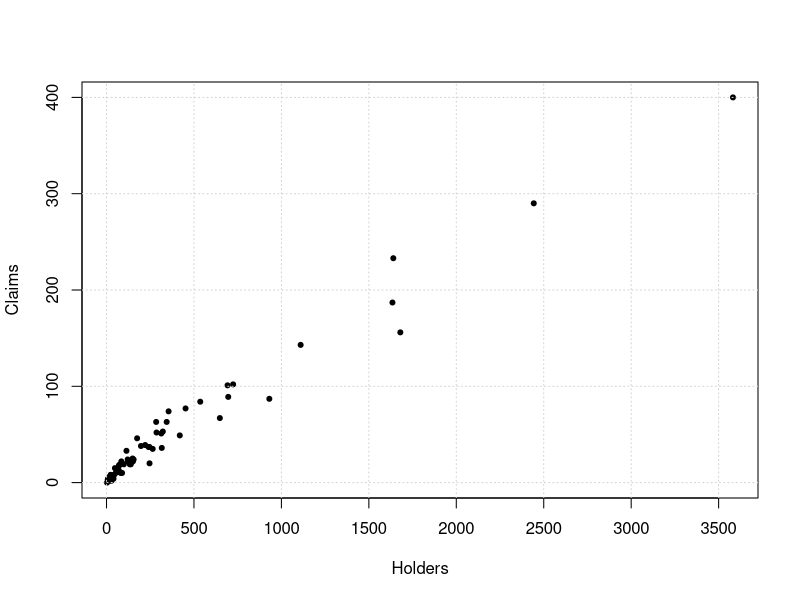
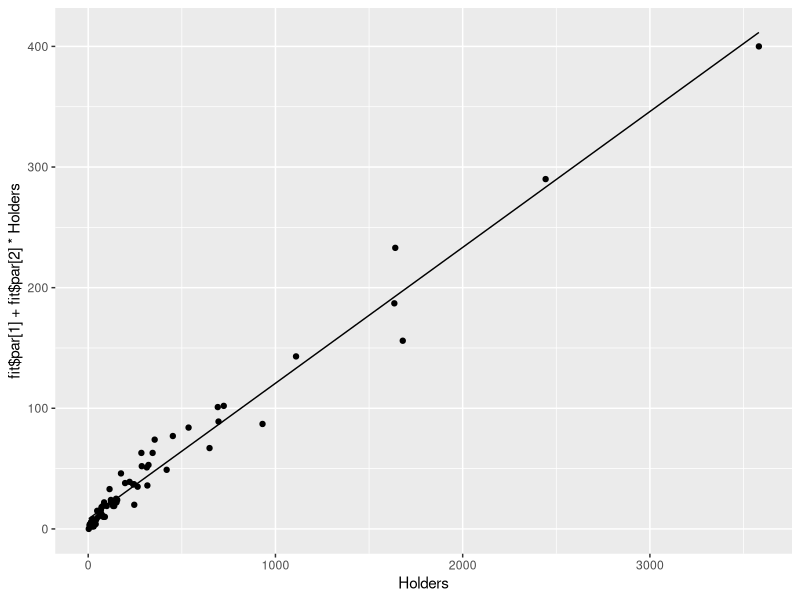
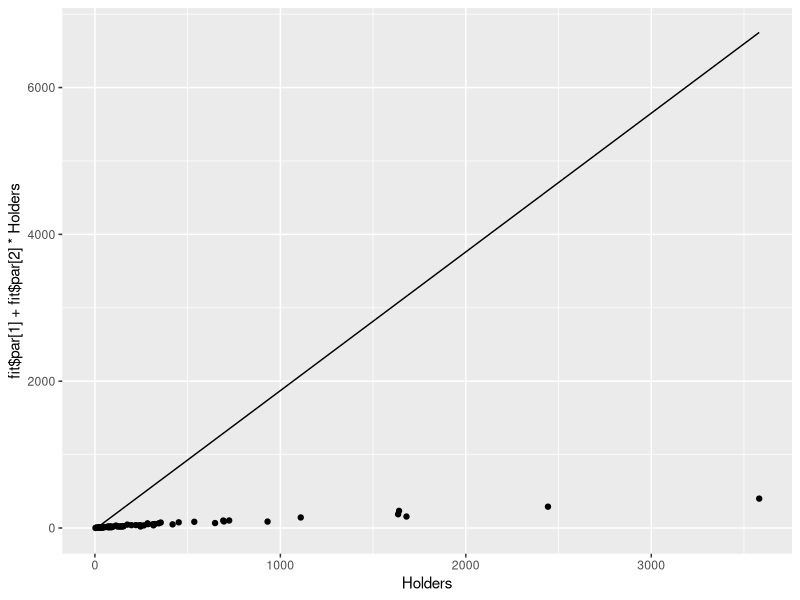
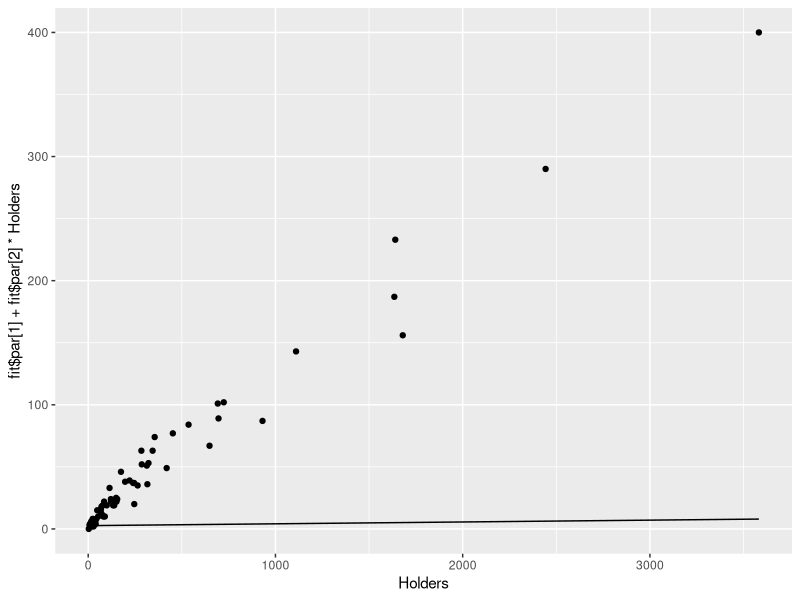
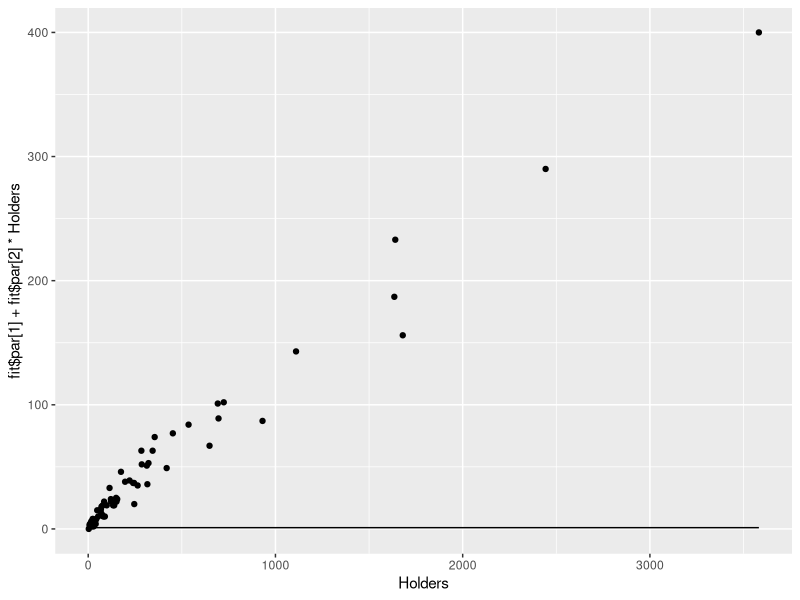

The R script that drew these images, in order:
## ---- chunk 1
library(MASS)
plot(Insurance$Holders,Insurance$Claims
     ,xlab = 'Holders',ylab='Claims',pch=20)
grid()
## ---- chunk 2
library(tidyverse)
## ---- chunk 3
NegLogLikeA = function(theta,data){
  sigma = exp(theta[3])
  n = nrow(data)
  l=0
  for(i in 1:n){
    mu = theta[1]+theta[2]*data$Holders[i]
    l = l + log(dnorm(data$Claims[i],mean = mu, sd=sigma))
  }
  return(-l)
}


theta_initial = c(0.01,0.1,log(10))
NegLogLikeA(theta_initial,Insurance)

fit = optim(theta_initial,
            NegLogLikeA,
            data = Insurance)
## ---- chunk 4
ggplot(data=Insurance)+
  geom_line(aes(Holders, fit$par[1]+fit$par[2]*Holders))+
  geom_point(aes(Holders,Claims))
theta_hat = fit$par
theta_hat
## ---- chunk 5
BIC = 2*NegLogLikeA(theta_hat,Insurance) + log(nrow(Insurance))*3
## ---- chunk 6
BIC
## ---- chunk 7
dlaplace = function(x, mu, sigma){
  exp(-abs(x-mu)/sigma) / (2*sigma)
}


NegLogLikeB = function(theta, data){
  sigma = theta[3]
  n = nrow(data)
  l=0
  for(i in 1:n){
    mu = theta[1]+theta[2]*data$Holders[i]
    l = l + log(dlaplace(data$Claims[i], 0, sigma))
    print(l)
  }
  return(-l)
}


theta_initial=c(0.01,0.1,10)
NegLogLikeB(theta_initial, Insurance)

fit = optim(theta_initial,
            NegLogLikeB,
            data = Insurance)
## ---- chunk 8
ggplot(data=Insurance) +
  geom_line(aes(Holders, fit$par[1]+fit$par[2]*Holders)) +
  geom_point(aes(Holders,Claims))
theta_hat = fit$par
theta_hat

## ---- chunk 9
BIC = 2*NegLogLikeB(theta_hat,Insurance) + log(nrow(Insurance))*3
## ---- chunk 10
BIC
## ---- chunk 11
NegLogLikeC = function(theta,data){
  sigma = theta[3]
  n = nrow(data)
  l=0
  for(i in 1:n){
    if(data$Claims[i] >0){
      mu = theta[1]+theta[2]*data$Holders[i]
      l = l + log(dlnorm(data$Claims[i],meanlog = mu, sdlog = sigma))
      print(l)
    }
  }
  return(-l)
}


theta_initial=c(1, 0, 1)
NegLogLikeC(theta_initial, Insurance)

fit = optim(theta_initial,
            NegLogLikeC,
            data=Insurance)
## ---- chunk 12
ggplot(data=Insurance)+
  geom_line(aes(Holders, fit$par[1]+fit$par[2]*Holders))+
  geom_point(aes(Holders,Claims))
theta_hat = fit$par
theta_hat
## ---- chunk 13
BIC=2*NegLogLikeC(theta_hat,Insurance)+log(nrow(Insurance))*3
## ---- chunk 14
BIC
## ---- chunk 15
NegLogLikeD = function(theta,data){
  scale = theta[3]
  n = nrow(data)
  l=0
  for(i in 1:n){
    shape = theta[1]+theta[2]*data$Holders[i]
    l = l + log(dgamma(data$Claims[i], shape = shape, scale = scale))
    print(l)
  }
  return(-l)
}


theta_initial=c(1, 0, 1)
NegLogLikeD(theta_initial,Insurance)

fit = optim(theta_initial,
            NegLogLikeD,
            data=Insurance)
## ---- chunk 16
ggplot(data=Insurance)+
  geom_line(aes(Holders, fit$par[1]+fit$par[2]*Holders))+
  geom_point(aes(Holders,Claims))
theta_hat = fit$par
theta_hat
## ---- chunk 17
BIC=2*NegLogLikeD(theta_hat,Insurance)+log(nrow(Insurance))*3
## ---- chunk 18
BIC
